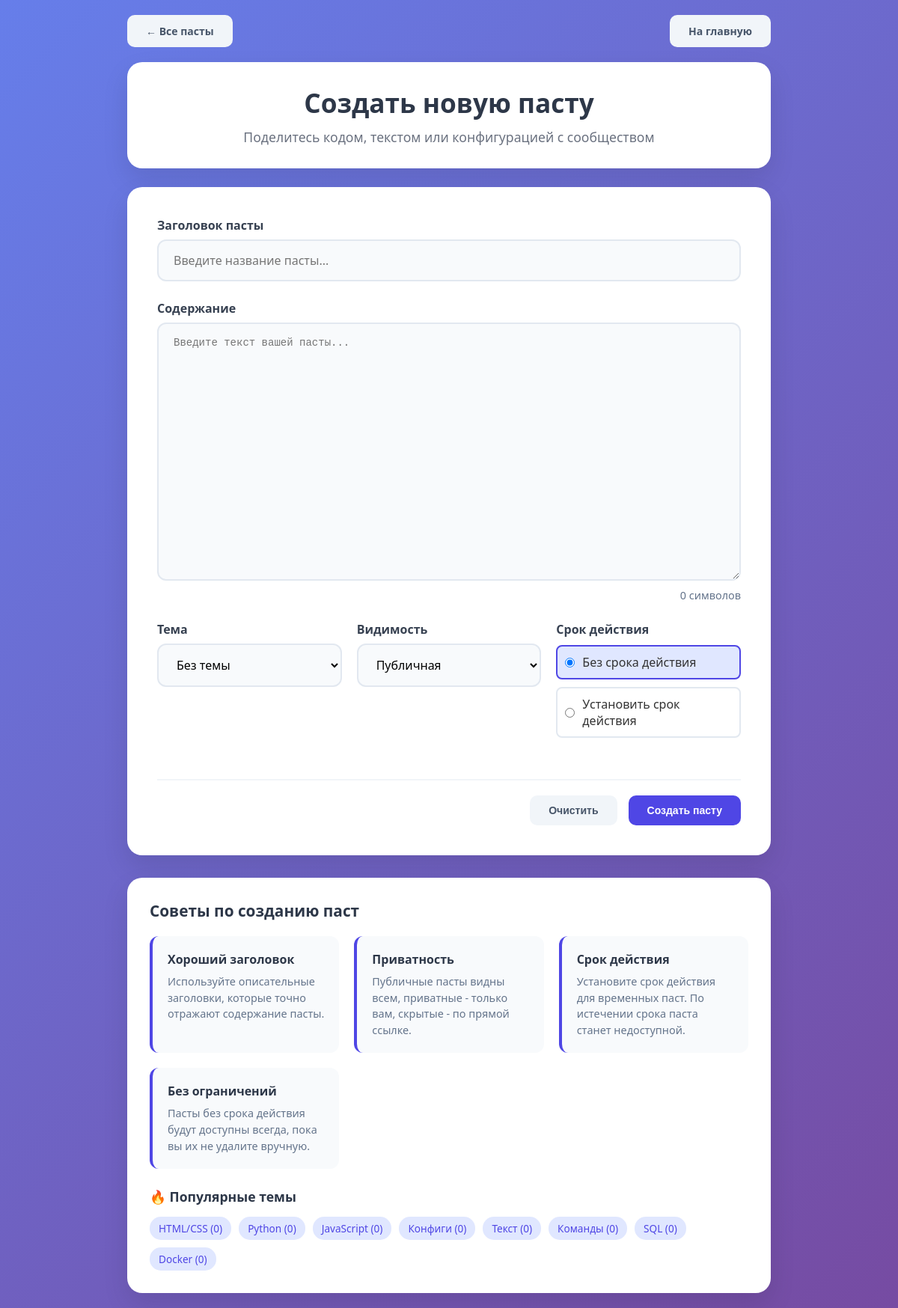
/pastes/create/ (signed in), run on the app's committed database.
### core/models.py (models this page shows, shortened)
class Topic(models.Model):
    title = models.CharField(max_length=100, verbose_name="Название темы")
    description = models.TextField(blank=True, verbose_name="Описание")
    created_at = models.DateTimeField(auto_now_add=True)
    updated_at = models.DateTimeField(auto_now=True)
    is_public = models.BooleanField(default=True, verbose_name="Публичная тема")
    class Meta:
        ordering = ['title']
        verbose_name = 'Тема'
        verbose_name_plural = 'Темы'
    def __str__(self):
        return self.title
    def public_pastes_count(self):
        from django.utils import timezone
        from django.db.models import Q
        return self.pastes.filter(
            visibility=Paste.Visibility.PUBLIC
        ).filter(
            Q(expires_at__isnull=True) | Q(expires_at__gt=timezone.now())
        ).count()

### core/views.py (the view)
# urls.py: path('pastes/create/', views.create_paste, name='create_paste'),
@login_required
def create_paste(request):
    if request.method == 'POST':
        form = PasteForm(request.POST)
        if form.is_valid():
            paste = form.save(commit=False)
            paste.author = request.user
            expires_at = form.cleaned_data.get('expires_at')
            if expires_at:
                paste.expires_at = expires_at
            paste.save()
            messages.success(request, 'Паста успешно создана!')
            return redirect('paste_detail', paste_id=paste.id)
        else:
            messages.error(request, 'Пожалуйста, исправьте ошибки в форме.')
    else:
        form = PasteForm()
    popular_topics = Topic.objects.filter(
        is_public=True
    ).annotate(
        paste_count=Count('pastes')
    ).order_by('-paste_count')[:10]
    context = {
        'form': form,
        'popular_topics': popular_topics,
    }
    return render(request, 'pages/create_paste.html', context)

### core/templates/pages/create_paste.html (shortened to what this page needs)
<!DOCTYPE html>
<html lang="ru">
<head>
</head>
<body>
    <div class="container">
        <div class="navigation">
            <a href="{% url 'paste_list' %}" class="btn btn-secondary">← Все пасты</a>
            <a href="{% url 'home' %}" class="btn btn-secondary">На главную</a>
        </div>
        <div class="header">
            <h1>Создать новую пасту</h1>
            <p>Поделитесь кодом, текстом или конфигурацией с сообществом</p>
        </div>
        <form method="post" class="create-form">
            <div class="form-group">
                <label for="id_title" class="form-label">Заголовок пасты</label>
                {{ form.title }}
            </div>
            <div class="form-group">
                <label for="id_content" class="form-label">Содержание</label>
                {{ form.content }}
                <div class="character-count">
                    <span id="charCount">0</span> символов
                </div>
            </div>
            <div class="form-row">
                <div class="form-group">
                    <label for="id_topic" class="form-label">Тема</label>
                    {{ form.topic }}
                </div>
                <div class="form-group">
                    <label for="id_visibility" class="form-label">Видимость</label>
                    {{ form.visibility }}
                </div>
                <div class="form-group">
                    <label class="form-label">Срок действия</label>
                    <div class="expiration-options">
                        <label class="expiration-option active" id="no-expiration-option">
                            <input type="radio" name="expiration_type" value="none" checked>
                            <span>Без срока действия</span>
                        </label>
                        <label class="expiration-option" id="custom-expiration-option">
                            <input type="radio" name="expiration_type" value="custom">
                            <span>Установить срок действия</span>
                        </label>
                    </div>
                </div>
            </div>
            <div class="form-actions">
                <button type="reset" class="btn btn-secondary">Очистить</button>
                <button type="submit" class="btn btn-primary">Создать пасту</button>
            </div>
        </form>
        <div class="tips-section">
            <h2 class="tips-title">Советы по созданию паст</h2>
            <div class="tips-grid">
                <div class="tip-card">
                    <h4>Хороший заголовок</h4>
                    <p>Используйте описательные заголовки, которые точно отражают содержание пасты.</p>
                </div>
                <div class="tip-card">
                    <h4>Приватность</h4>
                    <p>Публичные пасты видны всем, приватные - только вам, скрытые - по прямой ссылке.</p>
                </div>
                <div class="tip-card">
                    <h4>Срок действия</h4>
                    <p>Установите срок действия для временных паст. По истечении срока паста станет недоступной.</p>
                </div>
                <div class="tip-card">
                    <h4>Без ограничений</h4>
                    <p>Пасты без срока действия будут доступны всегда, пока вы их не удалите вручную.</p>
                </div>
            </div>
            {% if popular_topics %}
            <div class="popular-topics">
                <h3 style="color: #2d3748; margin-bottom: 15px; font-size: 1.1em;">🔥 Популярные темы</h3>
                <div class="topics-list">
                    {% for topic in popular_topics %}
                        <span class="topic-tag">{{ topic.title }} ({{ topic.public_pastes_count }})</span>
                    {% endfor %}
                </div>
            </div>
            {% endif %}
        </div>
    </div>
</body>
</html>

### core/templates/pages/create_paste.html (style rules this page uses)
* { margin: 0; padding: 0; box-sizing: border-box; }
body { font-family: 'Segoe UI', Tahoma, Geneva, Verdana, sans-serif; background: linear-gradient(135deg, #667eea 0%, #764ba2 100%); min-height: 100vh; color: #333; }
.container { max-width: 900px; margin: 0 auto; padding: 20px; }
.header { background: white; border-radius: 20px; padding: 30px; margin-bottom: 25px; box-shadow: 0 15px 35px rgba(0,0,0,0.1); text-align: center; }
.header h1 { color: #2d3748; font-size: 2.2em; margin-bottom: 10px; }
.header p { color: #6b7280; font-size: 1.1em; }
.navigation { display: flex; justify-content: space-between; align-items: center; margin-bottom: 20px; }
.btn { padding: 12px 25px; border: none; border-radius: 10px; font-size: 14px; font-weight: 600; cursor: pointer; transition: all 0.3s ease; text-decoration: none; display: inline-flex; align-items: center; gap: 8px; }
.btn-primary { background: #4f46e5; color: white; }
.btn-secondary { background: #f1f5f9; color: #475569; }
.create-form { background: white; border-radius: 20px; padding: 40px; box-shadow: 0 15px 35px rgba(0,0,0,0.1); margin-bottom: 30px; }
.form-group { margin-bottom: 25px; }
.form-label { display: block; margin-bottom: 8px; color: #374151; font-weight: 600; font-size: 1em; }
.form-input { width: 100%; padding: 15px 20px; border: 2px solid #e2e8f0; border-radius: 12px; font-size: 16px; background: #f8fafc; transition: all 0.3s ease; font-family: inherit; }
.code-textarea { font-family: 'Courier New', monospace; font-size: 14px; line-height: 1.5; }
.form-row { display: grid; grid-template-columns: repeat(auto-fit, minmax(200px, 1fr)); gap: 20px; }
.form-actions { display: flex; gap: 15px; justify-content: flex-end; margin-top: 30px; padding-top: 20px; border-top: 2px solid #f1f5f9; }
.tips-section { background: white; border-radius: 20px; padding: 30px; box-shadow: 0 15px 35px rgba(0,0,0,0.1); }
.tips-title { color: #2d3748; font-size: 1.3em; margin-bottom: 20px; display: flex; align-items: center; gap: 10px; }
.tips-grid { display: grid; grid-template-columns: repeat(auto-fit, minmax(250px, 1fr)); gap: 20px; }
.tip-card { background: #f8fafc; padding: 20px; border-radius: 12px; border-left: 4px solid #4f46e5; }
.tip-card h4 { color: #2d3748; margin-bottom: 8px; font-size: 1em; }
.tip-card p { color: #64748b; font-size: 0.9em; line-height: 1.5; }
.popular-topics { margin-top: 25px; }
.topics-list { display: flex; flex-wrap: wrap; gap: 10px; margin-top: 10px; }
.topic-tag { background: #e0e7ff; color: #4f46e5; padding: 6px 12px; border-radius: 15px; font-size: 0.85em; font-weight: 500; text-decoration: none; transition: all 0.3s ease; }
.character-count { text-align: right; color: #64748b; font-size: 0.9em; margin-top: 5px; }
.expiration-options { display: flex; flex-direction: column; gap: 10px; margin-top: 10px; }
.expiration-option { display: flex; align-items: center; gap: 10px; padding: 10px; border: 2px solid #e2e8f0; border-radius: 8px; cursor: pointer; transition: all 0.3s ease; }
.expiration-option.active { border-color: #4f46e5; background: #e0e7ff; }
.expiration-option input[type="radio"] { margin: 0; }

### data on the page
Topic: title "HTML/CSS", public_pastes_count "0"
Topic: title "Python", public_pastes_count "0"
Topic: title "JavaScript", public_pastes_count "0"
Topic: title "Конфиги", public_pastes_count "0"
Topic: title "Текст", public_pastes_count "0"
Topic: title "Команды", public_pastes_count "0"
Topic: title "SQL", public_pastes_count "0"
Topic: title "Docker", public_pastes_count "0"
